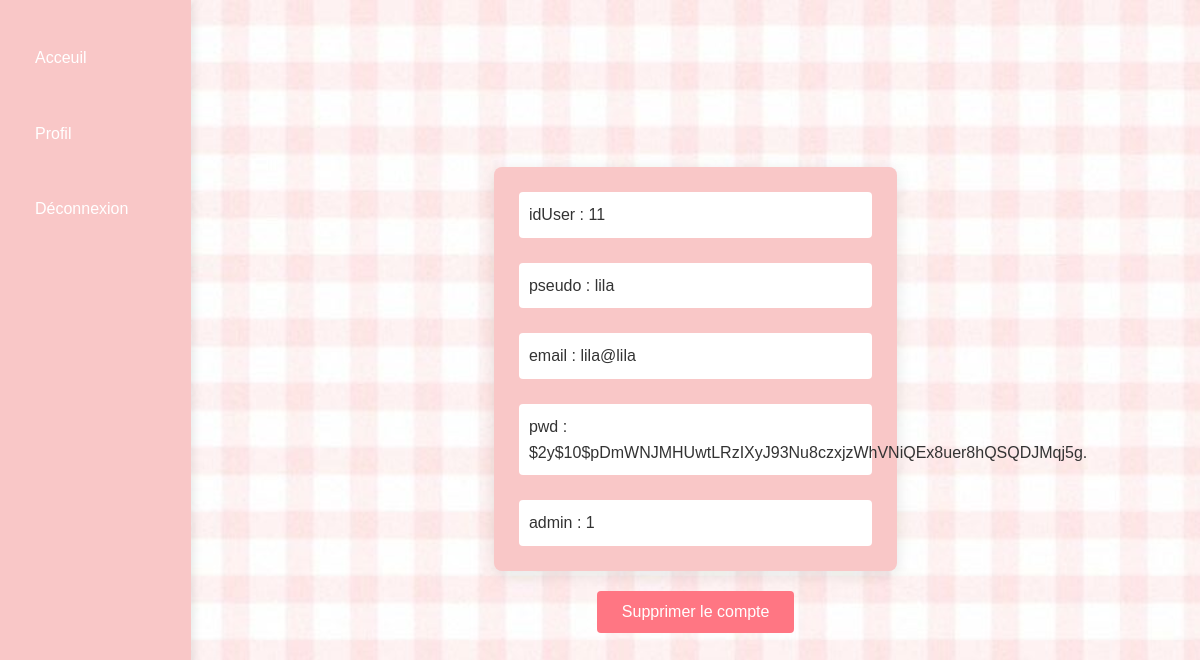
/profil2.php?users=lila, run on the app's committed database.
### tables this page shows
CREATE TABLE `users` (
  `idUser` int NOT NULL,
  `pseudo` varchar(255) NOT NULL,
  `email` varchar(255) NOT NULL,
  `pwd` varchar(255) NOT NULL,
  `admin` tinyint(1) NOT NULL DEFAULT '0'
);

### profil2.php (the view, shortened to what this page needs)
<?php
require('bdd.php');
$idUser = $_GET["users"] ?? null;
if ($idUser) {
    $stmt = $pdo->prepare("SELECT * FROM users WHERE pseudo = :idUser");
    $stmt->execute(["idUser" => $idUser]);
    $users = $stmt->fetch(PDO::FETCH_ASSOC);
} else {
    $users = false;
}
?>
<!DOCTYPE html>
<html lang="en">
<head>
    <link rel="stylesheet" href="profil.css">
</head>
<body>
        <div class="navbar">
            <?php $lien="articleFront.php?users=" . $_GET ["users"] ?>
            <a href=<?=$lien?> class="Acceuil">Acceuil</a>
            <?php $lien="profil2.php?users=" . $_GET ["users"] ?>
            <a href=<?=$lien?> class="Profil">Profil</a>
            <?php $lien="index.php?users=" . $_GET ["users"] ?>
            <a href=<?=$lien?> class="Déconnexion">Déconnexion</a>
        </div>
    <div class="info">
    <?php if ($users): ?>
        <ul>
            <?php foreach ($users as $index => $value): ?>
                <li> <?= htmlspecialchars($index) . " : " . htmlspecialchars($value); ?>  </li>
            <?php endforeach; ?>
        </ul>
        <?php $lien = "suppression_compte.php?id=" . urlencode($users["idUser"]); ?>
        <button><a href="<?= $lien ?>">Supprimer le compte</a></button>
        <?php else: ?>
            <p>No user found or invalid user ID.</p>
    <?php endif; ?>
    </div>
</body>
</html>

### profil.css (style rules this page uses)
* { margin: 0; padding: 0; box-sizing: border-box; font-family: "Arial", sans-serif; }
body { color: #333; font-size: 16px; line-height: 1.6; display: flex; height: 100vh; background-image: url(fond.jpg); background-size: cover; }
.navbar { width: 220px; height: 100vh; background-color: #f9c7c7; padding: 20px; box-shadow: 2px 0 10px rgba(0, 0, 0, 0.1); display: flex; flex-direction: column; }
.navbar a { display: block; color: #ffffff; text-decoration: none; padding: 15px; margin: 10px 0; border-radius: 8px; transition: background-color 0.3s, transform 0.3s; }
ul { list-style-type: none; background-color: #f9c7c7; border-radius: 8px; box-shadow: 0 4px 16px rgba(0, 0, 0, 0.1); width: 40%; }
ul li { margin: 25px; padding: 10px; background-color: #ffffff; border-radius: 4px; }
button { background-color: #ff7683; color: #ffffff; border: none; padding: 12px 25px; border-radius: 4px; font-size: 16px; cursor: pointer; transition: background-color 0.3s ease, transform 0.3s; margin-top: 20px; }
button a { color: #ffffff; text-decoration: none; }
.info { width: 100%; height: 100%; display: flex; flex-direction: column; align-items: center; justify-content: center; }

### data on the page
users: idUser "11", pseudo "lila", email "lila@lila", pwd "$2y$10$pDmWNJMHUwtLRzIXyJ93Nu8czxjzWhVNiQEx8uer8hQSQDJMqj5g.", admin "1"

### other printed values
$index "idUser"
$index "pseudo"
$index "email"
$index "pwd"
$index "admin"
